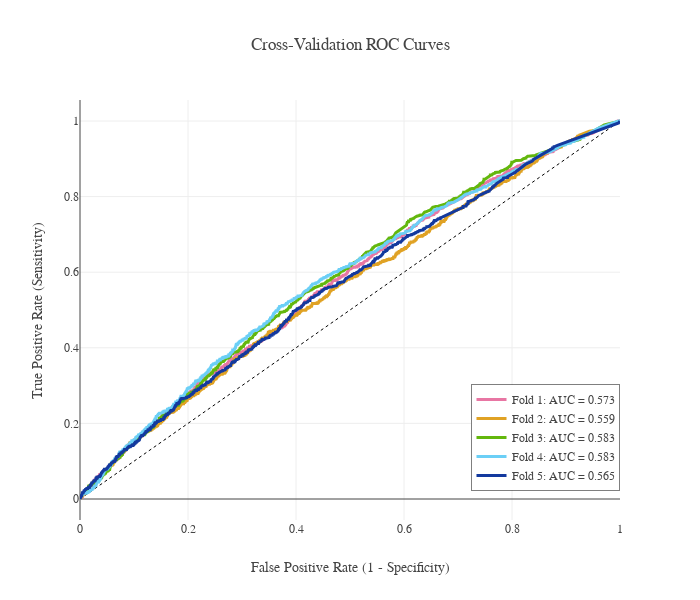

Here is the notebook cell this chart was saved with:
### Code cell
def plot_roc(y_val, y_prob):
    #colors=px.colors.qualitative.Prism
    fig = go.Figure(layout=plotly_template['layout'])
    fig.add_trace(go.Scatter(x=np.linspace(0,1,11), y=np.linspace(0,1,11), name='Random Chance', mode='lines', showlegend=False, line=dict(color="Black", width=1, dash="dot")))

    for i in range(len(y_val)):
        y=y_val[i]
        prob=y_prob[i]
        fpr, tpr, _ = roc_curve(y, prob)
        roc_auc = auc(fpr,tpr)
        fig.add_trace(go.Scatter(x=fpr, y=tpr, line=dict(color=color_palette['Cat5'][i], width=3),
                                 hovertemplate = 'True positive rate = %{y:.3f}<br>False positive rate = %{x:.3f}',
                                 name='Fold {}: AUC = {:.3f}'.format(i+1, roc_auc)))

    fig.update_layout(template=plotly_template, title="Cross-Validation ROC Curves",
                      hovermode="x unified", width=700, height=600,
                      xaxis_title='False Positive Rate (1 - Specificity)',
                      yaxis_title='True Positive Rate (Sensitivity)',
                      legend=dict(orientation='v', y=.07, x=1, xanchor="right",
                                  bordercolor="black", borderwidth=.5))
    fig.show()

plot_roc(y_valids, val_preds)

### Figure 1 — Plotly figure (JSON) as saved in the notebook; plotly's stock layout.template omitted (floating-point values rounded to 4 significant figures; data arrays with more than 128 entries replaced by an {"elided": "..."} marker saying what was removed)
{"data": [{"line": {"color": "Black", "dash": "dot", "width": 1}, "mode": "lines", "name": "Random Chance", "showlegend": false, "type": "scatter", "x": [0, 0.1, 0.2, 0.3, 0.4, 0.5, 0.6, 0.7, 0.8, 0.9, 1], "y": [0, 0.1, 0.2, 0.3, 0.4, 0.5, 0.6, 0.7, 0.8, 0.9, 1]}, {"hovertemplate": "True positive rate = %{y:.3f}<br>False positive rate = %{x:.3f}", "line": {"color": "#E876A3", "width": 3}, "name": "Fold 1: AUC = 0.573", "type": "scatter", "x": {"elided": "2023 float values"}, "y": {"elided": "2023 float values"}}, {"hovertemplate": "True positive rate = %{y:.3f}<br>False positive rate = %{x:.3f}", "line": {"color": "#E0A224", "width": 3}, "name": "Fold 2: AUC = 0.559", "type": "scatter", "x": {"elided": "1692 float values"}, "y": {"elided": "1692 float values"}}, {"hovertemplate": "True positive rate = %{y:.3f}<br>False positive rate = %{x:.3f}", "line": {"color": "#63B70D", "width": 3}, "name": "Fold 3: AUC = 0.583", "type": "scatter", "x": {"elided": "1608 float values"}, "y": {"elided": "1608 float values"}}, {"hovertemplate": "True positive rate = %{y:.3f}<br>False positive rate = %{x:.3f}", "line": {"color": "#6BCFF6", "width": 3}, "name": "Fold 4: AUC = 0.583", "type": "scatter", "x": {"elided": "1721 float values"}, "y": {"elided": "1721 float values"}}, {"hovertemplate": "True positive rate = %{y:.3f}<br>False positive rate = %{x:.3f}", "line": {"color": "#13399E", "width": 3}, "name": "Fold 5: AUC = 0.565", "type": "scatter", "x": {"elided": "1626 float values"}, "y": {"elided": "1626 float values"}}], "layout": {"font": {"family": "Franklin Gothic", "size": 12}, "height": 600, "hovermode": "x unified", "legend": {"bordercolor": "black", "borderwidth": 0.5, "orientation": "v", "x": 1, "xanchor": "right", "y": 0.07}, "title": {"text": "Cross-Validation ROC Curves"}, "width": 700, "xaxis": {"title": {"text": "False Positive Rate (1 - Specificity)"}}, "yaxis": {"title": {"text": "True Positive Rate (Sensitivity)"}}}}
